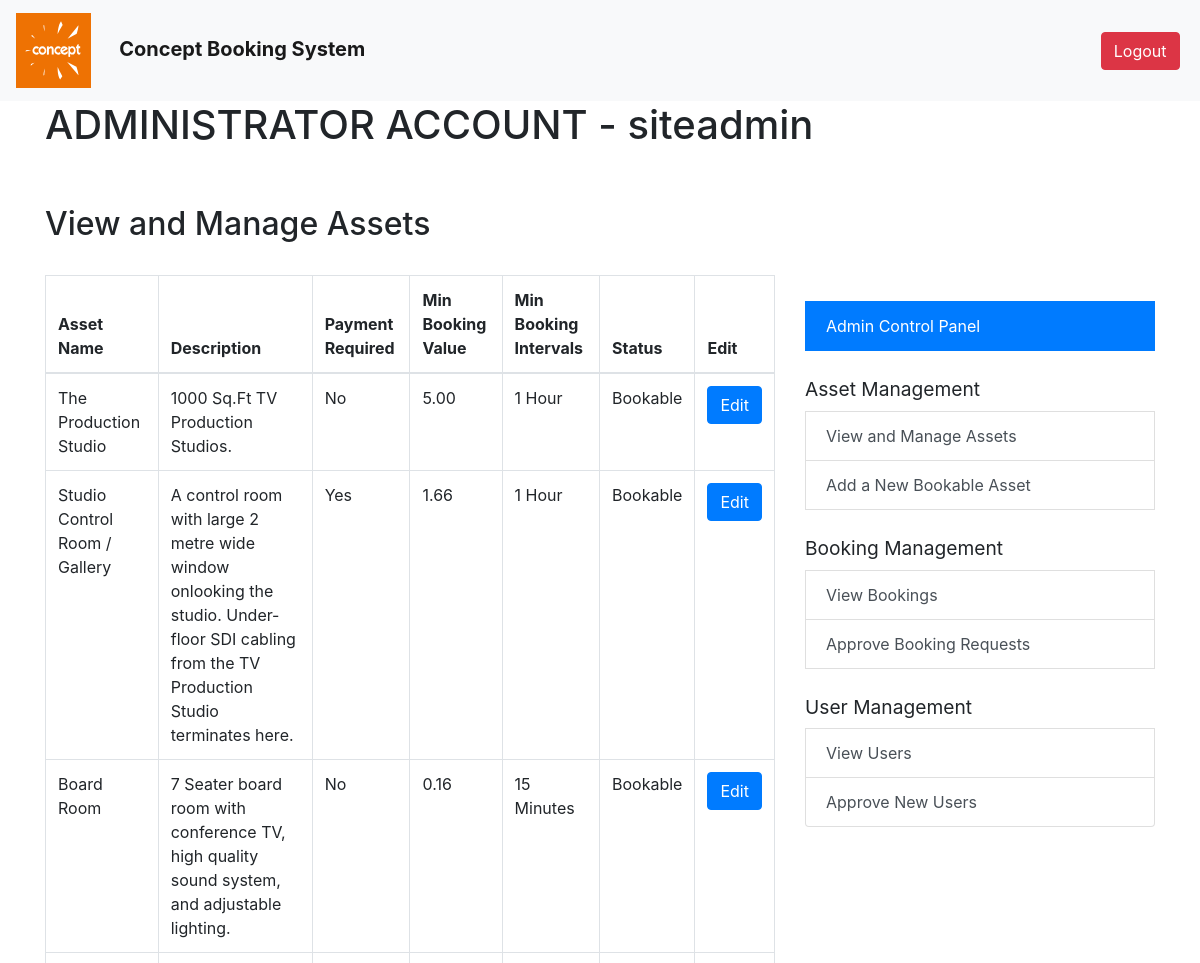
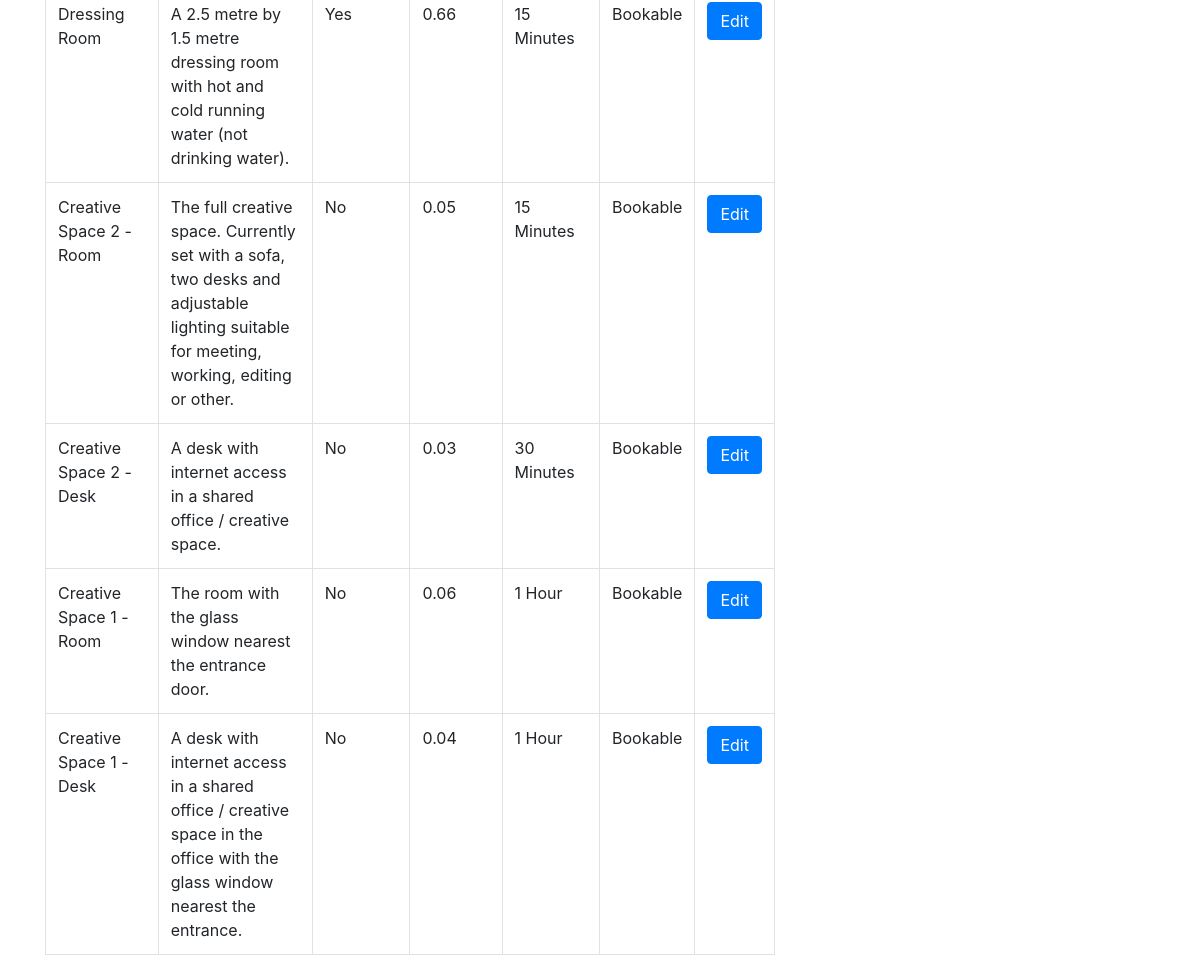
The app's page /app/admin_asset_view.php (signed in) with its own data (2 pictures, top to bottom).
### tables this page shows
CREATE TABLE `Assets` (
  `AssetID` int(11) NOT NULL AUTO_INCREMENT,
  `AssetName` varchar(255) NOT NULL,
  `Description` text DEFAULT NULL,
  `PaymentRequired` text DEFAULT NULL,
  `MinBookingValue` decimal(10,2) DEFAULT NULL,
  `MinBookingIntervals` int(11) DEFAULT NULL,
  `Status` varchar(50) DEFAULT NULL,
  `MaxBookingIntervals` int(11) DEFAULT NULL,
  `BookingIntervals` varchar(255) NOT NULL,
  PRIMARY KEY (`AssetID`)
);

### app/admin_asset_view.php (the view, shortened to what this page needs)
<?php
$conn = new mysqli($servername, $username, $password, $dbname);
$sql = "SELECT * FROM Assets";
$result = $conn->query($sql);
function getBookingInterval($interval) {
    switch($interval) {
        case 60: return '1 Hour';
        case 30: return '30 Minutes';
        case 15: return '15 Minutes';
    }
}
function getAssetStatus($status) {
    switch($status) {
        case 0: return 'Bookable';
    }
}
?>
<!DOCTYPE html>
<html lang="en">
<head>
    <link href="https://stackpath.bootstrapcdn.com/bootstrap/4.3.1/css/bootstrap.min.css" rel="stylesheet">
</head>
<body>
    <?php require 'x-header.php'; ?>
    <div class="container">
        <?php echo '<h1>ADMINISTRATOR ACCOUNT - ' . htmlspecialchars($_SESSION["username"]) . '</h1><br/><br/> '?>
        <div class="row">
            <div class="col-8">
                <h2>View and Manage Assets</h2>
                <br/>
                <table class="table table-bordered">
                    <thead>
                        <tr>
                            <th>Asset Name</th>
                            <th>Description</th>
                            <th>Payment Required</th>
                            <th>Min Booking Value</th>
                            <th>Min Booking Intervals</th>
                            <th>Status</th>
                            <th>Edit</th>
                        </tr>
                    </thead>
                    <tbody>
                        <?php
                        if ($result->num_rows > 0) {
                            while($row = $result->fetch_assoc()) {
                                echo "<tr>";
                                echo "<td>" . htmlspecialchars($row['AssetName']) . "</td>";
                                echo "<td>" . htmlspecialchars($row['Description']) . "</td>";
                                echo "<td>" . ($row['PaymentRequired'] ? 'Yes' : 'No') . "</td>";
                                echo "<td>" . htmlspecialchars($row['MinBookingValue']) . "</td>";
                                echo "<td>" . getBookingInterval($row['MinBookingIntervals']) . "</td>";
                                echo "<td>" . getAssetStatus($row['Status']) . "</td>";
                                echo "<td><a class='btn btn-primary' href='admin_asset_edit.php?id=" . $row['AssetID'] . "'>Edit</a></td>";
                                echo "</tr>";
                            }
                        } else {
                            echo "<tr><td colspan='7'>No assets found</td></tr>";
                        }
                        ?>
                    </tbody>
                </table>
            </div>
            <div class="col-4">
                <?php require_once 'x-admin-controls.php'; ?>
            </div>
        </div>
    </div>
</body>
</html>

### app/x-header.php (shortened to what this page needs)
<body>
    <nav class="navbar navbar-expand-lg navbar-light bg-light">
        <a class="navbar-brand" href="index.php">
            <img src="Concept-Media-Group-Logo.svg" width="75px" height="75px" alt="Concept Media Group Logo">
            <strong>Concept Booking System</strong>
        </a>
        <div class="collapse navbar-collapse" id="navbarNav">
            <ul class="navbar-nav ml-auto">
                <?php
                    if (isset($_SESSION['loggedin']) && $_SESSION['loggedin'] === true) {
                        echo '
                            <li class="nav-item">&nbsp;<a class="btn btn-danger" href="logout.php">Logout</a>&nbsp;</li>
                        ';
                    } else {
                        echo '
                            <li class="nav-item">&nbsp;<a class="btn btn-success" href="register.php">Register</a>&nbsp;</li>
                            <li class="nav-item">&nbsp;<a class="btn btn-primary" href="login.php">Login</a>&nbsp;</li>
                        ';
                    }
                ?>
            </ul>
        </div>
    </nav>

### app/x-admin-controls.php
<div class="list-group">
    <br/><br/><br/><br/>
    <a href="welcome.php" class="list-group-item list-group-item-action active">
        Admin Control Panel
    </a>
    <br/>
    <h4><small>Asset Management</small></h4>
    <a href="admin_asset_view.php" class="list-group-item list-group-item-action">
        View and Manage Assets
    </a>
    <a href="admin_asset_add.php" class="list-group-item list-group-item-action">
        Add a New Bookable Asset
    </a>
    <br/>
    <h4><small>Booking Management</small></h4>
    <a href="admin_booking_view.php" class="list-group-item list-group-item-action">
        View Bookings
    </a>
    <a href="admin_booking_request_approve.php" class="list-group-item list-group-item-action">
        Approve Booking Requests
    </a>
    <br/>
    <h4><small>User Management</small></h4>
    <a href="admin_users_view.php" class="list-group-item list-group-item-action">
        View Users
    </a>
    <a href="admin_users_manage_new_registrations.php" class="list-group-item list-group-item-action">
        Approve New Users
    </a>
</div>

### records on screen
assets: AssetName "The Production Studio", Description "1000 Sq.Ft TV Production Studios.", PaymentRequired "No", MinBookingValue "5.00", MinBookingIntervals "1 Hour", Status "Bookable"
assets: AssetName "Studio Control Room / Gallery", Description "A control room with large 2 metre wide window onlooking the studio. Under-floor SDI cabling from the TV Production Studio terminates here.", PaymentRequired "Yes", MinBookingValue "1.66", MinBookingIntervals "1 Hour", Status "Bookable"
assets: AssetName "Board Room", Description "7 Seater board room with conference TV, high quality sound system, and adjustable lighting.", PaymentRequired "No", MinBookingValue "0.16", MinBookingIntervals "15 Minutes", Status "Bookable"
assets: AssetName "Dressing Room", Description "A 2.5 metre by 1.5 metre dressing room with hot and cold running water (not drinking water).", PaymentRequired "Yes", MinBookingValue "0.66", MinBookingIntervals "15 Minutes", Status "Bookable"
assets: AssetName "Creative Space 2 - Room", Description "The full creative space. Currently set with a sofa, two desks and adjustable lighting suitable for meeting, working, editing or other.", PaymentRequired "No", MinBookingValue "0.05", MinBookingIntervals "15 Minutes", Status "Bookable"
assets: AssetName "Creative Space 2 - Desk", Description "A desk with internet access in a shared office / creative space.", PaymentRequired "No", MinBookingValue "0.03", MinBookingIntervals "30 Minutes", Status "Bookable"
assets: AssetName "Creative Space 1 - Room", Description "The room with the glass window nearest the entrance door.", PaymentRequired "No", MinBookingValue "0.06", MinBookingIntervals "1 Hour", Status "Bookable"
assets: AssetName "Creative Space 1 - Desk", Description "A desk with internet access in a shared office / creative space in the office with the glass window nearest the entrance.", PaymentRequired "No", MinBookingValue "0.04", MinBookingIntervals "1 Hour", Status "Bookable"

### other values on screen
$_SESSION["username"] "siteadmin"
